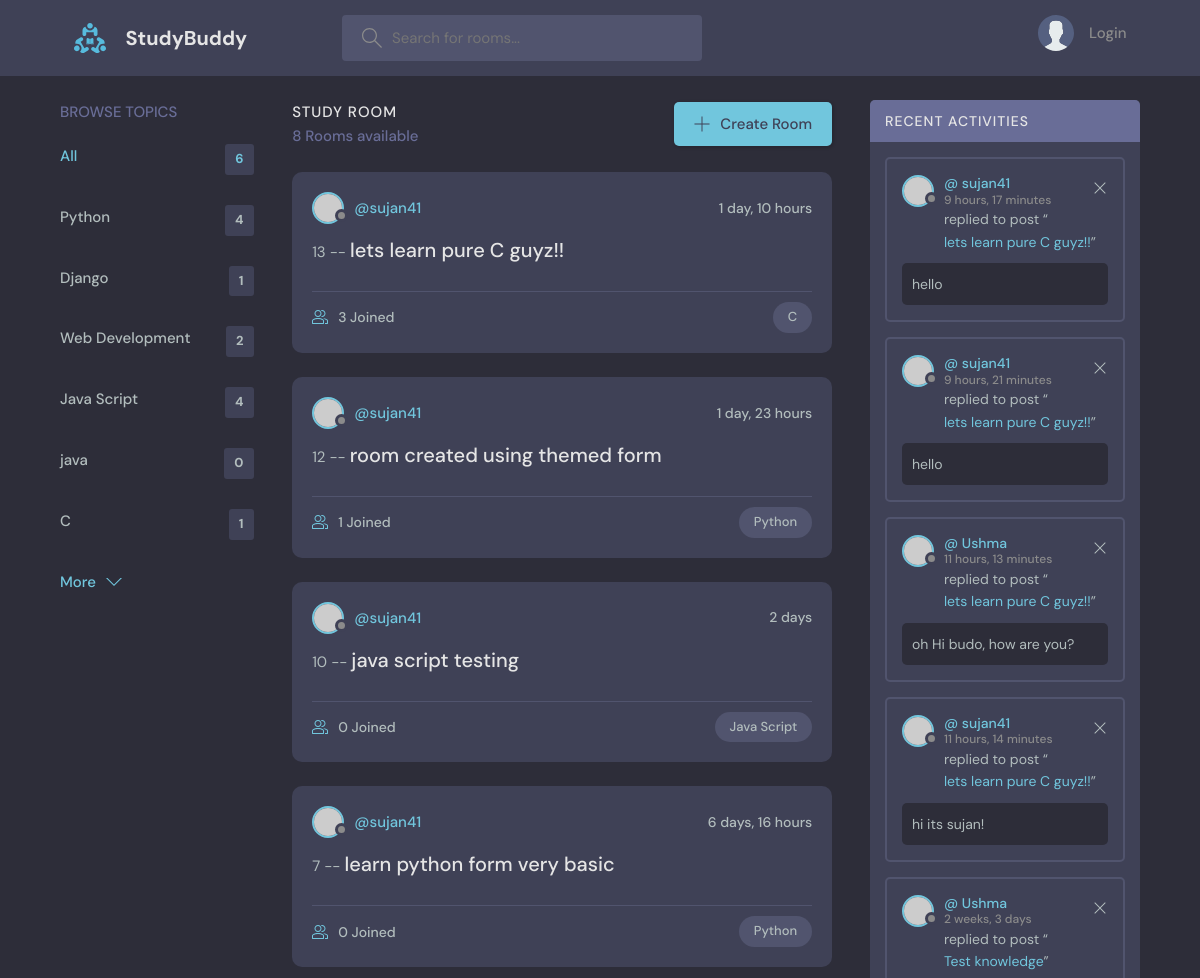
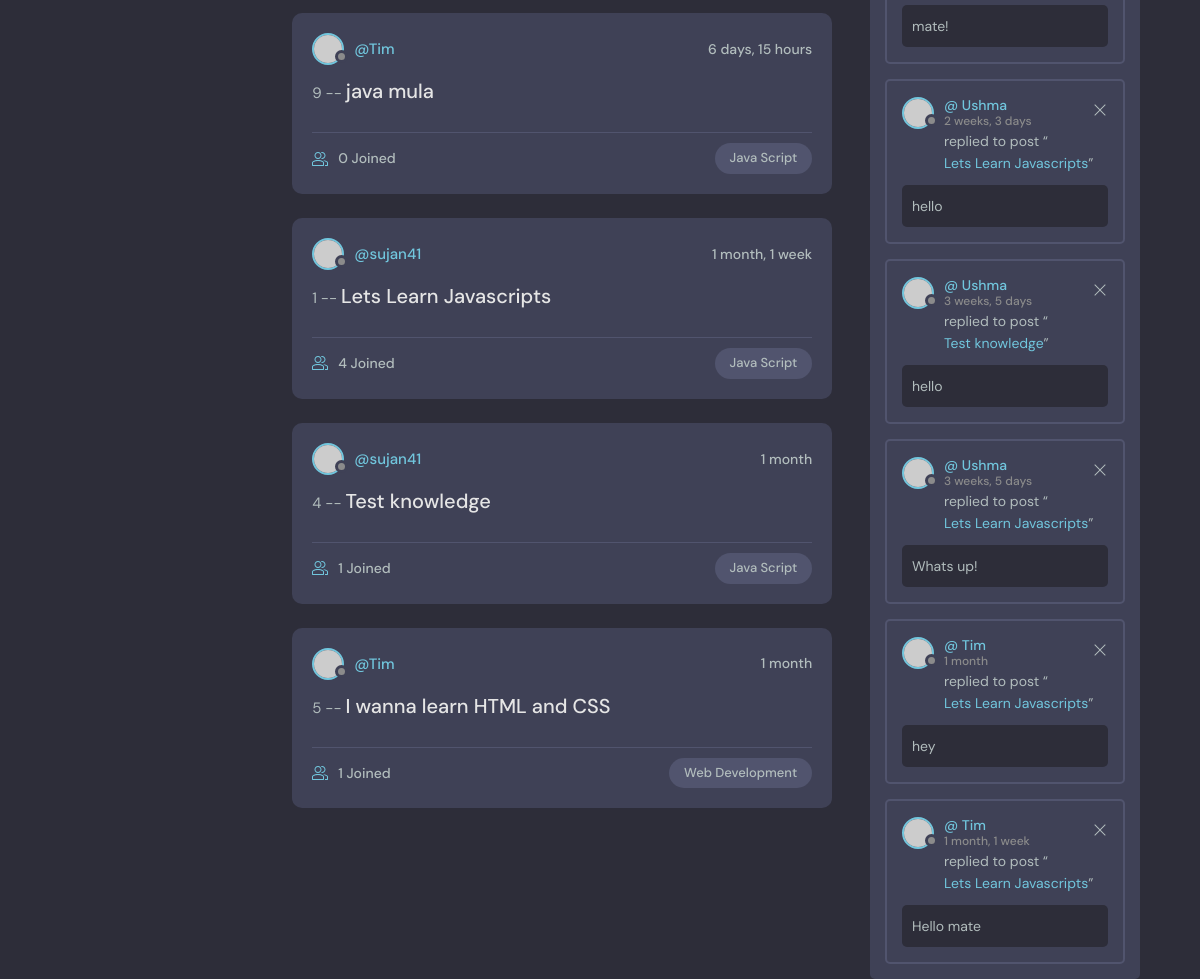
Screenshot of /?q=C with the database file from the repository (2 pictures, top to bottom).
### base/models.py (models this page shows, shortened)
class Topic(models.Model):
    name = models.CharField(max_length=200)

class Room(models.Model):
    host = models.ForeignKey(User, on_delete=models.SET_NULL, null=True)
    topic = models.ForeignKey(Topic, on_delete=models.SET_NULL, null=True)
    name = models.CharField(max_length=200)
    description = models.TextField(null=True, blank=True)
    participants = models.ManyToManyField(User, related_name='participants', blank=True)
    updated = models.DateTimeField(auto_now=True)
    created = models.DateTimeField(auto_now_add=True)
    class Meta:
        ordering = ['-updated', '-created']

class Message(models.Model):
    user = models.ForeignKey(User, on_delete=models.CASCADE)
    room = models.ForeignKey(Room, on_delete=models.CASCADE)
    body = models.TextField()
    updated = models.DateTimeField(auto_now=True)
    created = models.DateTimeField(auto_now_add=True)
    class Meta:
        ordering = ['-updated', '-created']
    def __str__(self):
        return self.body[0:50]

### base/views.py (the view)
# urls.py: path('', views.home, name="home"),
def home(request):
    q = request.GET.get('q') if request.GET.get('q') != None else ''
    rooms = Room.objects.filter(Q(topic__name__icontains=q) |
        Q(topic__name__icontains=q) |
        Q(host__username__icontains=q) |
        Q(name__icontains=q) |
        Q(description__icontains=q))
    topics = Topic.objects.all()
    room_count = rooms.count()
    room_messages = Message.objects.filter(Q(room__topic__name__icontains=q))
    context = {'rooms': rooms, 'topics': topics, 'room_count':room_count, 'room_messages': room_messages}
    return render(request,'base/home.html', context)

### base/templates/base/home.html
{% extends 'main.html'%}
{% block content %}
    <main class="layout layout--3">
      <div class="container">
        {% include 'base/topics_components.html' %}
        {% include 'base/feed_components.html' %}
         {% include 'base/activity-component.html' %}
      </div>
    </main>
{% endblock %}

### base/templates/base/topics_components.html
        <div class="topics">
          <div class="topics__header">
            <h2>Browse Topics</h2>
          </div>
          <ul class="topics__list">
            <li>
              <a href="{% url 'home'%}" class="active">All <span>{{topics.count}}</span></a>
            </li>
            {% for topic in topics %}
            <li>
              <a href="{% url 'home' %}?q={{topic.name}}">{{topic.name}}<span>{{topic.room_set.all.count}}</span></a>
            </li>
            {% endfor %}
          </ul>
          <a class="btn btn--link" href="topics.html">
            More
            <svg version="1.1" xmlns="http://www.w3.org/2000/svg" width="32" height="32" viewBox="0 0 32 32">
              <title>chevron-down</title>
              <path d="M16 21l-13-13h-3l16 16 16-16h-3l-13 13z"></path>
            </svg>
          </a>
        </div>

### base/templates/base/feed_components.html (shortened to what this page needs)
        <div class="roomList">
          <div class="roomList__header">
            <div>
              <h2>Study Room</h2>
              <p>{{rooms.count}} Rooms available</p>
            </div>
            <a class="btn btn--main" href="{% url 'create-room' %}">
              <svg version="1.1" xmlns="http://www.w3.org/2000/svg" width="32" height="32" viewBox="0 0 32 32">
                <title>add</title>
                <path
                  d="M16.943 0.943h-1.885v14.115h-14.115v1.885h14.115v14.115h1.885v-14.115h14.115v-1.885h-14.115v-14.115z"
                ></path>
              </svg>
              Create Room
            </a>
          </div>
          {% for room in rooms %}
            <div class="roomListRoom">
                <div class="roomListRoom__header">
                <a href="{% url 'profile' room.host.id %}" class="roomListRoom__author">
                    <div class="avatar avatar--small">
                    <img src="https://randomuser.me/api/portraits/women/11.jpg" />
                    </div>
                    <span>@{{room.host.username}}</span>
                </a>
                <div class="roomListRoom__actions">
                    <span>{{room.created | timesince}}</span>
                </div>
                </div>
                <div class="roomListRoom__content">
                {{room.id}} -- <a href="/room/{{room.id}}">{{room.name}}</a>
                </div>
                <div class="roomListRoom__meta">
                <a href="room.html" class="roomListRoom__joined">
                    {{room.participants.count}} Joined
                </a>
                <p class="roomListRoom__topic">{{room.topic.name}}</p>
                </div>
            </div>
          {%endfor%}
        </div>

### base/templates/base/activity-component.html (shortened to what this page needs)
        <div class="activities">
          <div class="activities__header">
            <h2>Recent Activities</h2>
          </div>
          {% for message in room_messages %}
            <div class="activities__box">
                <div class="activities__boxHeader roomListRoom__header">
                    <a href="{% url 'profile' message.user.id %}" class="roomListRoom__author">
                        <div class="avatar avatar--small">
                        <img src="https://randomuser.me/api/portraits/women/11.jpg" />
                        </div>
                        <p>
                        @ {{message.user}}
                        <span>{{message.created|timesince}}</span>
                        </p>
                    </a>
                <div class="roomListRoom__actions">
                    <a href="{% url 'delete-message' message.id %}">
                    <svg version="1.1" xmlns="http://www.w3.org/2000/svg" width="32" height="32" viewBox="0 0 32 32">
                        <title>remove</title>
                        <path
                        d="M27.314 6.019l-1.333-1.333-9.98 9.981-9.981-9.981-1.333 1.333 9.981 9.981-9.981 9.98 1.333 1.333 9.981-9.98 9.98 9.98 1.333-1.333-9.98-9.98 9.98-9.981z"
                        ></path>
                    </svg>
                    </a>
                </div>
                </div>
                <div class="activities__boxContent">
                <p>replied to post “<a href="{% url 'room' message.room.id %}">{{message.room.name}}</a>”</p>
                <div class="activities__boxRoomContent">
                    {{message}}
                </div>
                </div>
            </div>
          {% endfor %}
        </div>

### rows the page displays
Topic: name "Python", room_set.all.count "4"
Topic: name "Django", room_set.all.count "1"
Topic: name "Web Development", room_set.all.count "2"
Topic: name "Java Script", room_set.all.count "4"
Topic: name "java", room_set.all.count "0"
Topic: name "C", room_set.all.count "1"
Room: host.username "sujan41", created "1 day, 10 hours", id "13", name "lets learn pure C guyz!!", participants.count "3", topic.name "C"
Room: host.username "sujan41", created "1 day, 23 hours", id "12", name "room created using themed form", participants.count "1", topic.name "Python"
Room: host.username "sujan41", created "2 days", id "10", name "java script testing", participants.count "0", topic.name "Java Script"
Room: host.username "sujan41", created "6 days, 16 hours", id "7", name "learn python form very basic", participants.count "0", topic.name "Python"
Room: host.username "Tim", created "6 days, 15 hours", id "9", name "java mula", participants.count "0", topic.name "Java Script"
Room: host.username "sujan41", created "1 month, 1 week", id "1", name "Lets Learn Javascripts", participants.count "4", topic.name "Java Script"
Room: host.username "sujan41", created "1 month", id "4", name "Test knowledge", participants.count "1", topic.name "Java Script"
Room: host.username "Tim", created "1 month", id "5", name "I wanna learn HTML and CSS", participants.count "1", topic.name "Web Development"
Message: user "sujan41", created "9 hours, 17 minutes", room.name "lets learn pure C guyz!!", body "hello"
Message: user "sujan41", created "9 hours, 21 minutes", room.name "lets learn pure C guyz!!", body "hello"
Message: user "Ushma", created "11 hours, 13 minutes", room.name "lets learn pure C guyz!!", body "oh Hi budo, how are you?"
Message: user "sujan41", created "11 hours, 14 minutes", room.name "lets learn pure C guyz!!", body "hi its sujan!"
Message: user "Ushma", created "2 weeks, 3 days", room.name "Test knowledge", body "mate!"
Message: user "Ushma", created "2 weeks, 3 days", room.name "Lets Learn Javascripts", body "hello"
Message: user "Ushma", created "3 weeks, 5 days", room.name "Test knowledge", body "hello"
Message: user "Ushma", created "3 weeks, 5 days", room.name "Lets Learn Javascripts", body "Whats up!"
Message: user "Tim", created "1 month", room.name "Lets Learn Javascripts", body "hey"
Message: user "Tim", created "1 month, 1 week", room.name "Lets Learn Javascripts", body "Hello mate"

### other values shown
{{ topics.count }} "6"
{{ rooms.count }} "8"
